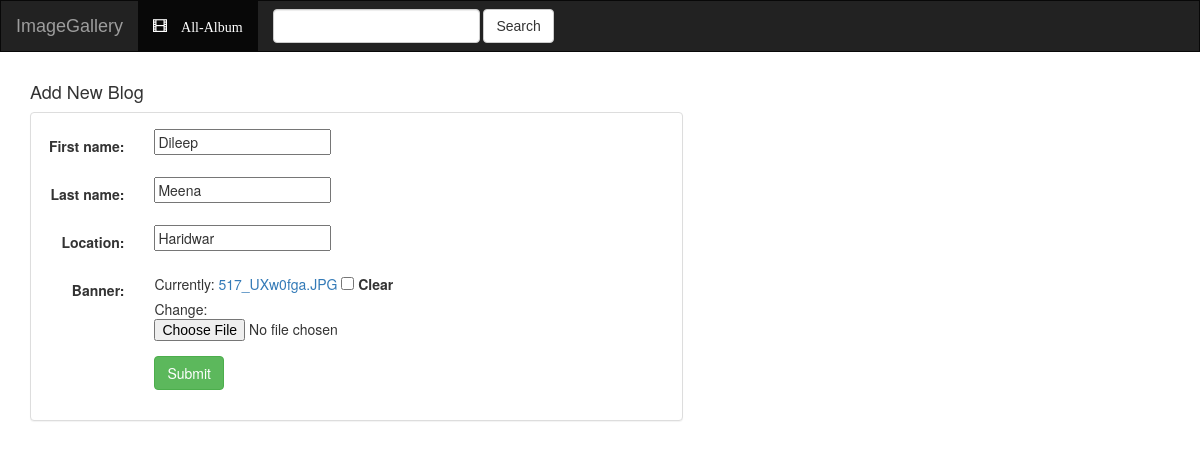
Page /update_album/1/ on the committed database.
### DileepImage/models.py (models this page shows, shortened)
class AlbumModel(models.Model):
    first_name   = models.CharField(max_length=200)
    last_name    = models.CharField(max_length=200)
    location     = models.CharField(max_length=200)
    banner       = models.ImageField(upload_to=bannerloc,null=True,blank=True,height_field="height_field",width_field="width_field")
    height_field = models.IntegerField(default=0)
    width_field  = models.IntegerField(default=0)
    timestamp    = models.DateTimeField(auto_now_add=True,auto_now=False)
    update       = models.DateTimeField(auto_now=True,auto_now_add=False)

### DileepImage/views.py (the view)
# urls.py: url(r'^update_album/(?P<album_id>[0-9]+)/$',views.update_album,name='edt_album'),
def update_album(request,album_id=None):
	instance = get_object_or_404(AlbumModel,pk=album_id)
	form = Add_Album(request.POST or None,request.FILES or None,instance=instance)
	if form.is_valid():
		instance = form.save(commit=False)
		instance.save()
		context = {'object_list': AlbumModel.objects.all()}
		return render(request,'DileepImage/albummodel_list.html',context)
	context = {'form':form}
	return render(request,'DileepImage/add_album.html',context)

### DileepImage/form.py (shortened to what this page needs)
class Add_Album(forms.ModelForm):
    class Meta:
        model = AlbumModel
        fields = ['first_name','last_name','location','banner']

### DileepImage/templates/DileepImage/add_album.html (shortened to what this page needs)
{% extends 'DileepImage/base.html' %}
{% block body %}
<div class='container'>
	<h4> Add New Blog</h4>
	 <div class='row'>
	 	<div class="col-sm-12 col-md-7">
	 	<div class='panel panel-default'>
	 		<div class='panel-body'>
	 			<form class="form-horizontal" action="" method="POST" enctype="multipart/form-data">
                         {% for field in form %}
                           <div class="form-group">
                             <div class='col-sm-offset-2 col-sm-10'>
                             </div>
                             <label class='control-label col-sm-2'>{{field.label_tag}}</label>
                             <div class="col-sm-10">{{field}}</div>
                           </div>
                        {%endfor%}
                        <div class="form-group">
                            <div class="col-sm-offset-2 col-sm-10">
                                <button type="submit" class="btn btn-success">Submit</button>
                            </div>
                        </div>
                    </form>
	 		</div>
	 	</div>
	 </div>
	</div>
	</div>
{% endblock %}

### rows in the picture
AlbumModel: form "Dileep" "Meena" "Haridwar"

### other values in the picture
{{ field.label_tag }} "First name:" "Last name:" "Location:" "Banner:"
